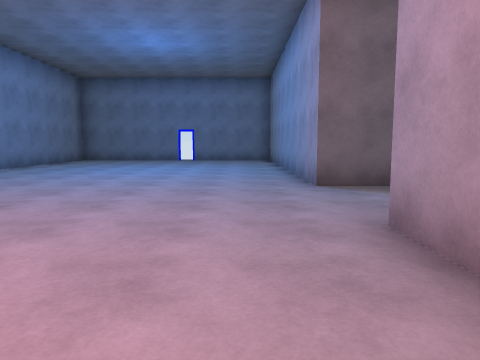
View 1 (above)

19 first-person views from a walk through a 3-D level made in the Unity game engine. The camera is 1.3 m above the floor, tilts 6° down and sees 70° across. The floor is counted in squares, 2 m on a side. Each view is taken from the middle of a square. On the plan, view 1 faces up. The plan holds only what a view shows up to about 10 squares ahead; the rest is blank. The place goes on beyond the plan. The player character is not drawn. Door leaves are left out, so doorways stand open.

View 2
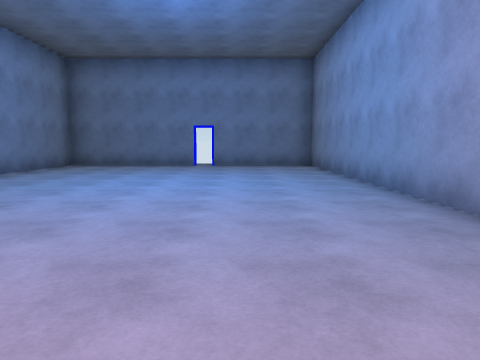

View 3
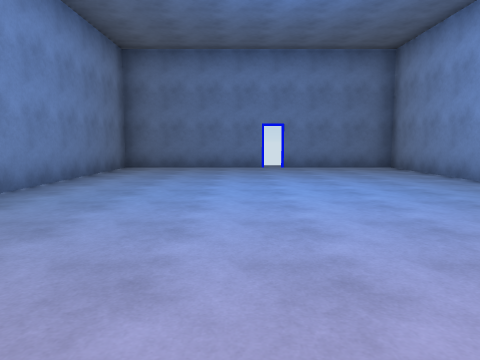

View 4
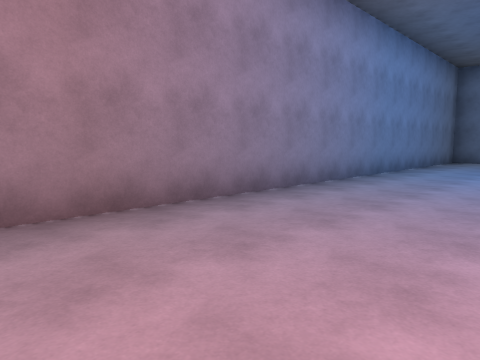

View 5
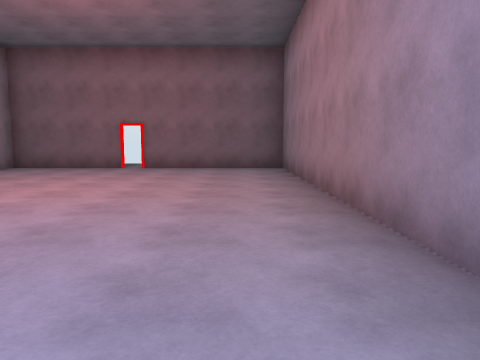

View 6
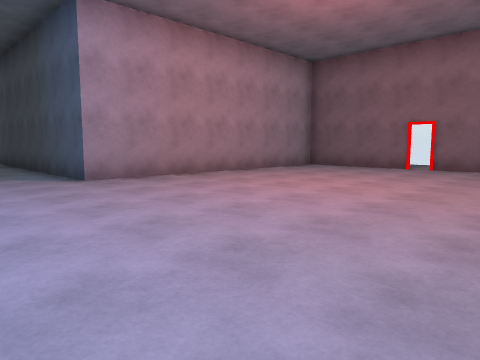

View 7
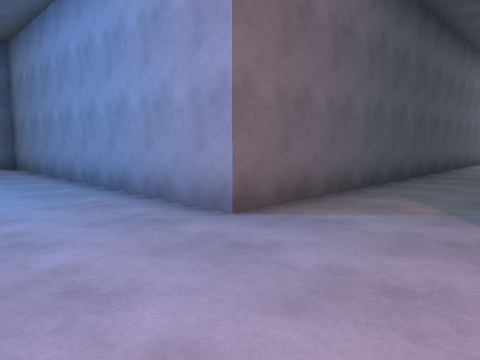

View 8
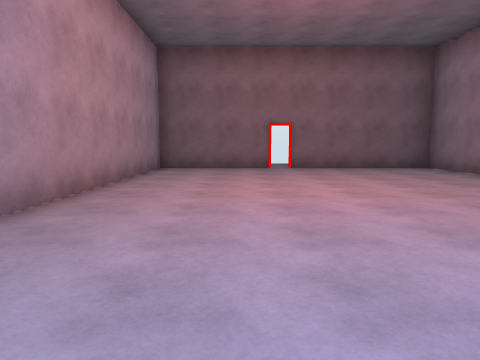

View 9
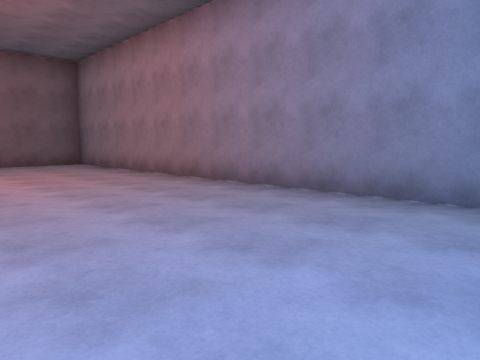

View 10
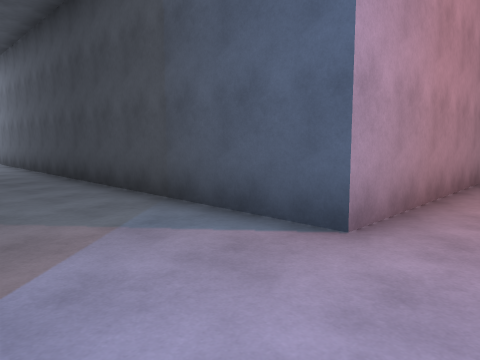

View 11
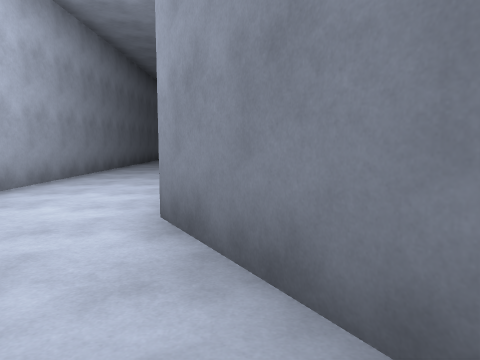

View 12
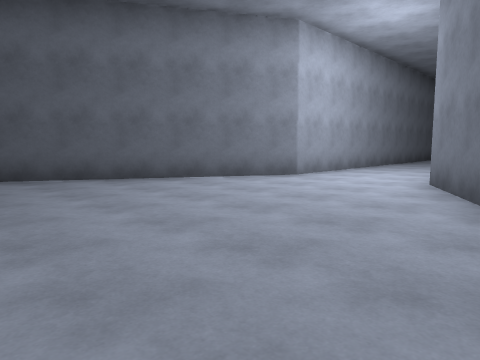

View 13
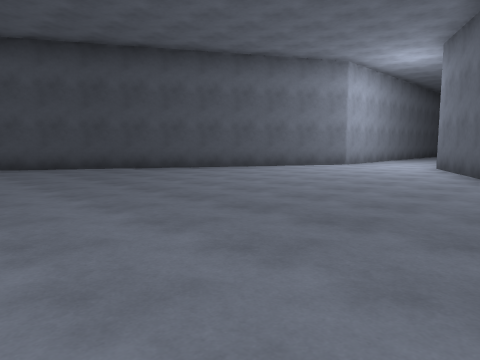

View 14
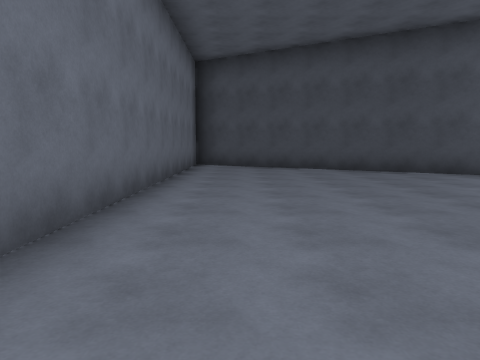

View 15
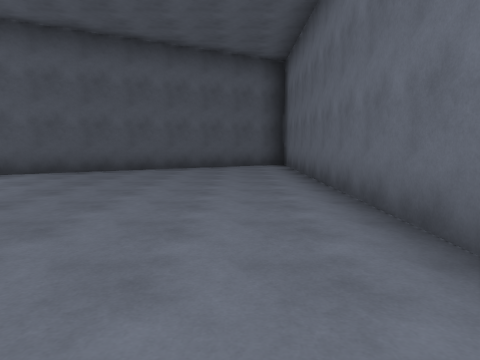

View 16
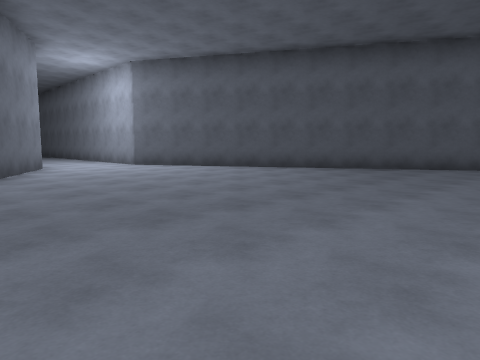

View 17
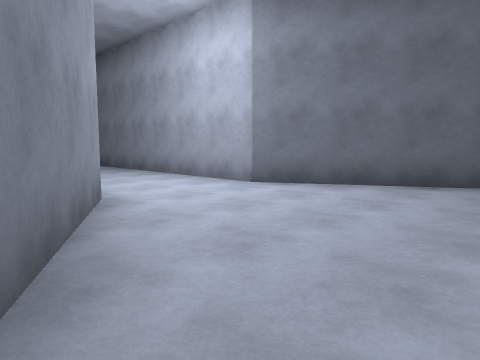

View 18
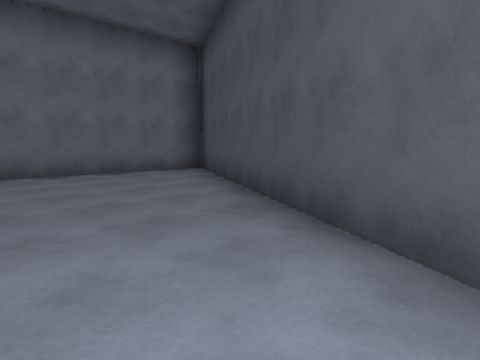

View 19
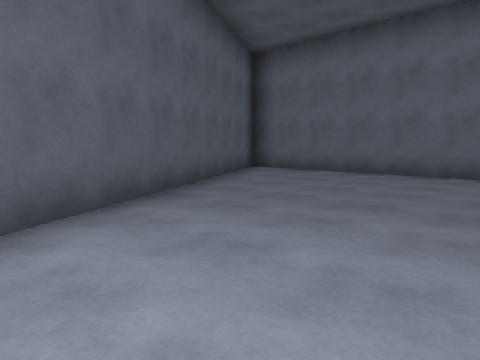

### Floor plan
Ten units are one square. View 1 is at (0, 0); x grows to the right and y downward. Boxes are objects, and circles mark ways between rooms. Rooms are numbered by the first view taken in them; rooms with no view inside come last. Other rooms are left out.
<svg viewBox="-67 -140 346 189">
<path fill="none" stroke="#000" d="M12 -53 12 -135 -19 -135M-19 44 12 44 12 -27M-22 -135 -62 -135 -62 44 -22 44M12 -27 160 -27 274 39 274 -119 160 -53 12 -53"/>
<circle cx="17" cy="-40" r="3" fill="#2a7"/>
<text x="-30" y="-40">1</text>
<text x="190" y="-40">2</text>
</svg>
Room 1 opens to room 2.

Where each view was taken, in squares from view 1:
view 1: 0 up, 0 right, facing up
view 2: 3 up, 1 left, facing up
view 3: 4 up, 3 left, facing up
view 4: 0 up, 3 left, facing up-left
view 5: 5 up, 5 left, facing down
view 6: 5 up, 5 left, facing down-right
view 7: 3 up, 1 left, facing up-right
view 8: 5 up, 1 left, facing down
view 9: 7 up, 2 left, facing down-left
view 10: 5 up, 0 right, facing down-right
view 11: 6 up, 19 right, facing left
view 12: 7 up, 22 right, facing down-left
view 13: 8 up, 26 right, facing down-left
view 14: 7 up, 26 right, facing down
view 15: 1 up, 26 right, facing up
view 16: 0 up, 26 right, facing up-left
view 17: 1 up, 20 right, facing up-left
view 18: 2 up, 20 right, facing down-right
view 19: 5 up, 20 right, facing up-right
